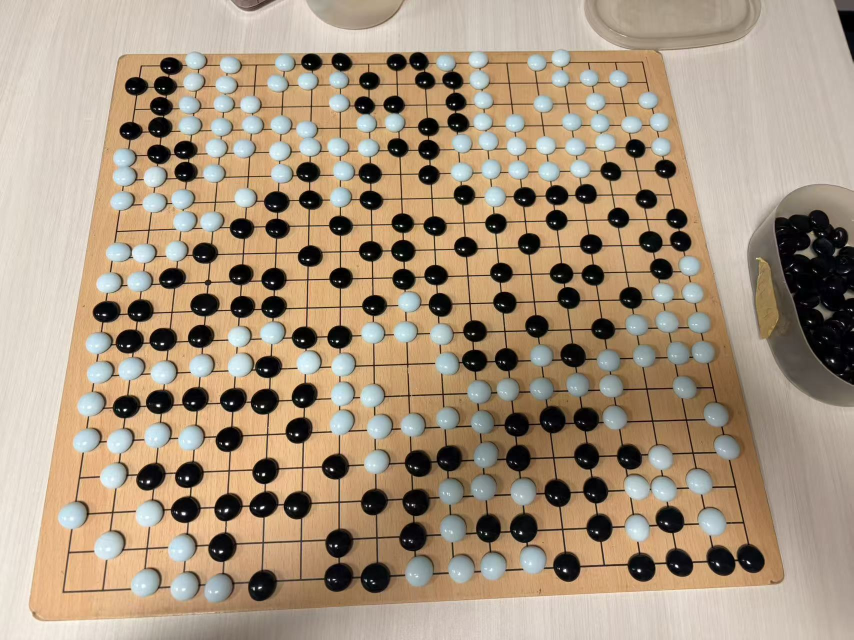
#> input picture example.jpg, 1707 x 1280 px (shown at 1/2 size)
$ python -i vision.py   (imports and definitions only)
#> lines starting #> are read from the running program, lines starting #| are printed output that depends on the picture
"""OpenCV board detection, projective correction and local stone recognition."""
from dataclasses import dataclass, field
from pathlib import Path
from typing import BinaryIO

import cv2
import numpy as np
from PIL import Image, ImageOps

from scoring import BLACK, WHITE, EMPTY

BOARD_PIXELS = 900
MARGIN = 64


@dataclass
class Recognition:
    board: np.ndarray
    corrected: np.ndarray
    corners: np.ndarray
    confidence: np.ndarray
    grid_quality: float | None = None
    warnings: list[str] = field(default_factory=list)


# [7 lines left out: function read_image, not called in this run]


def write_image(path: str | Path, image: np.ndarray) -> None:
    Image.fromarray(cv2.cvtColor(image, cv2.COLOR_BGR2RGB)).save(path)


def order_corners(points) -> np.ndarray:
    """Order a convex quadrilateral TL, TR, BR, BL (image orientation)."""
    points = np.asarray(points, dtype=np.float32)
    if points.shape != (4, 2) or not np.isfinite(points).all():
        raise ValueError("需要四个有效的 (x, y) 角点。")
    hull = cv2.convexHull(points).reshape(-1, 2)
    if len(hull) != 4 or abs(cv2.contourArea(hull)) < 100:
        raise ValueError("四角必须构成凸四边形，且不能重合或共线。")
    centre = hull.mean(axis=0)
    angles = np.arctan2(hull[:, 1] - centre[1], hull[:, 0] - centre[0])
    ordered = hull[np.argsort(angles)]
    return np.roll(ordered, -np.argmin(ordered.sum(axis=1)), axis=0).astype(np.float32)


def grid_coordinates(size: int) -> np.ndarray:
    return np.linspace(MARGIN, BOARD_PIXELS - MARGIN - 1, size)


def rectify(image: np.ndarray, corners) -> np.ndarray:
    corners = order_corners(corners)
    h, w = image.shape[:2]
    if np.any(corners < 0) or np.any(corners[:, 0] >= w) or np.any(corners[:, 1] >= h):
        raise ValueError("角点必须在图片范围内。")
    end = BOARD_PIXELS - MARGIN - 1
    target = np.float32([[MARGIN, MARGIN], [end, MARGIN], [end, end], [MARGIN, end]])
    matrix = cv2.getPerspectiveTransform(corners, target)
    return cv2.warpPerspective(image, matrix, (BOARD_PIXELS, BOARD_PIXELS),
                               flags=cv2.INTER_LINEAR, borderMode=cv2.BORDER_REPLICATE)


def _fit_axis(profile: np.ndarray, size: int) -> tuple[float, float, float]:
    """Fit a regularly spaced comb; require every line, not only a few peaks."""
    length = len(profile)
    baseline = float(np.percentile(profile, 45))
    scale = max(float(np.percentile(profile, 99)) - baseline, 0.035)
    signal = np.clip((profile - baseline) / scale, 0, 1.5)
    # Allow line width / interpolation error without moving the estimated line.
    signal = cv2.dilate(signal.astype(np.float32)[None, :], np.ones((1, 3), np.uint8))[0]
    indices = np.arange(size)
    best = (-1.0, 0.0, 0.0)
    for step in np.arange(length * .48 / (size - 1), (length - 6) / (size - 1), .35):
        starts = np.arange(3, length - 3 - step * (size - 1), 1.5)
        if not len(starts):
            continue
        positions = starts[:, None] + step * indices[None, :]
        sampled = signal[np.rint(positions).astype(int)]
        # Weak lines penalise harmonic fits and a crop containing only stones.
        values = sampled.mean(axis=1) * .6 + np.quantile(sampled, .2, axis=1) * .4
        k = int(np.argmax(values))
        candidate = float(values[k])
        if candidate > best[0]:
            best = (candidate, float(starts[k]), float(step))
    if best[0] <= 0:
        return 0.0, 0.0, (length - 1) / (size - 1)
    _, start, step = best
    # Refine below a pixel to avoid an accumulating last-line error.
    for s in np.arange(max(1, step - .5), step + .51, .05):
        starts = np.arange(max(1, start - 2), min(start + 2.01, length - 1 - s * (size - 1)), .2)
        if not len(starts):
            continue
        positions = starts[:, None] + s * indices[None, :]
        sampled = np.interp(positions.ravel(), np.arange(length), signal).reshape(-1, size)
        values = sampled.mean(axis=1) * .6 + np.quantile(sampled, .2, axis=1) * .4
        k = int(np.argmax(values))
        if values[k] > best[0]:
            best = (float(values[k]), float(starts[k]), float(s))
    return best


def _line_profiles(image: np.ndarray) -> tuple[np.ndarray, np.ndarray]:
    gray = cv2.cvtColor(image, cv2.COLOR_BGR2GRAY)
    binary = cv2.adaptiveThreshold(gray, 255, cv2.ADAPTIVE_THRESH_GAUSSIAN_C,
                                   cv2.THRESH_BINARY_INV, 41, 8)
    # Long kernels remove stones, text and most wood grain from line evidence.
    vertical = cv2.morphologyEx(binary, cv2.MORPH_OPEN, np.ones((65, 1), np.uint8))
    horizontal = cv2.morphologyEx(binary, cv2.MORPH_OPEN, np.ones((1, 65), np.uint8))
    return vertical.mean(axis=0) / 255, horizontal.mean(axis=1) / 255


def _candidate_quads(image: np.ndarray) -> list[np.ndarray]:
    h, w = image.shape[:2]
    candidates = [np.float32([[0, 0], [w - 1, 0], [w - 1, h - 1], [0, h - 1]])]
    gray = cv2.cvtColor(image, cv2.COLOR_BGR2GRAY)
    edges = cv2.Canny(cv2.GaussianBlur(gray, (5, 5), 0), 40, 120)
    # Board surface contours can provide the perspective even when the outer
    # grid is occluded. The lattice fit subsequently removes the wooden border.
    masks = [cv2.morphologyEx(edges, cv2.MORPH_CLOSE, np.ones((5, 5), np.uint8))]
    _, threshold = cv2.threshold(gray, 0, 255, cv2.THRESH_BINARY + cv2.THRESH_OTSU)
    masks.append(threshold)
    for mask in masks:
        contours, _ = cv2.findContours(mask, cv2.RETR_LIST, cv2.CHAIN_APPROX_SIMPLE)
        for contour in sorted(contours, key=cv2.contourArea, reverse=True)[:35]:
            if abs(cv2.contourArea(contour)) < w * h * .12:
                continue
            hull = cv2.convexHull(contour)
            polygon = cv2.approxPolyDP(hull, .025 * cv2.arcLength(hull, True), True)
            if len(polygon) == 4:
                candidates.append(order_corners(polygon.reshape(4, 2)))
    # Long line families give an alternative when a board has no visible rim.
    lines = cv2.HoughLinesP(edges, 1, np.pi / 720, 70,
                            minLineLength=min(h, w) * .22, maxLineGap=30)
    if lines is not None:
        vertical, horizontal = [], []
        for x1, y1, x2, y2 in lines.reshape(-1, 4):
            dx, dy = float(x2 - x1), float(y2 - y1)
            line = np.cross([float(x1), float(y1), 1.], [float(x2), float(y2), 1.])
            if abs(dy) > abs(dx) * 1.4:
                x_mid = -(line[1] * h / 2 + line[2]) / line[0]
                vertical.append((x_mid, line))
            elif abs(dx) > abs(dy) * 1.4:
                y_mid = -(line[0] * w / 2 + line[2]) / line[1]
                horizontal.append((y_mid, line))
        if len(vertical) >= 4 and len(horizontal) >= 4:
            vertical.sort(key=lambda x: x[0])
            horizontal.sort(key=lambda x: x[0])
            # Extremes and trimmed extremes handle an occasional background edge.
            for trim in (0, .08):
                vi, hi = int(len(vertical) * trim), int(len(horizontal) * trim)
                left, right = vertical[vi][1], vertical[-1 - vi][1]
                top, bottom = horizontal[hi][1], horizontal[-1 - hi][1]
                points = []
                for a, b in ((left, top), (right, top), (right, bottom), (left, bottom)):
                    p = np.cross(a, b)
                    if abs(p[2]) < 1e-6:
                        break
                    points.append(p[:2] / p[2])
                if len(points) == 4:
                    try:
                        quad = order_corners(points)
                        if (quad[:, 0] >= 0).all() and (quad[:, 0] < w).all() and (quad[:, 1] >= 0).all() and (quad[:, 1] < h).all():
                            candidates.append(quad)
                    except ValueError:
                        pass
    unique = []
    for quad in candidates:
        if not any(np.max(np.abs(quad - old)) < 10 for old in unique):
            unique.append(quad)
    return unique[:16]


def detect_corners(image: np.ndarray, size: int = 19) -> tuple[np.ndarray, float]:
    if size not in (9, 13, 19):
        raise ValueError("支持 9、13、19 路棋盘。")
    h, w = image.shape[:2]
    ratio = min(1., 1100 / max(h, w))
    small = cv2.resize(image, None, fx=ratio, fy=ratio) if ratio < 1 else image
    side = 760
    target = np.float32([[0, 0], [side - 1, 0], [side - 1, side - 1], [0, side - 1]])
    best = None
    for quad in _candidate_quads(small):
        transform = cv2.getPerspectiveTransform(quad, target)
        warped = cv2.warpPerspective(small, transform, (side, side))
        px, py = _line_profiles(warped)
        qx, x0, dx = _fit_axis(px, size)
        qy, y0, dy = _fit_axis(py, size)
        quality = min(qx, qy)
        lattice = np.float32([[x0, y0], [x0 + dx * (size - 1), y0],
                              [x0 + dx * (size - 1), y0 + dy * (size - 1)],
                              [x0, y0 + dy * (size - 1)]])
        corners = cv2.perspectiveTransform(lattice[None], np.linalg.inv(transform))[0] / ratio
        if best is None or quality > best[0]:
            best = (quality, corners)
    if best is None or best[0] < .40:
        raise ValueError("无法可靠定位完整网格。请选择正确路数，并使用“手动四角”标定最外侧四个交点。")
    return order_corners(best[1]), float(best[0])


def _search_offset_stone(lab: np.ndarray, x: int, y: int, step: float,
                         background: np.ndarray, sensitivity: float) -> tuple[int, float] | None:
    """Search candidate centres only inside +/- one third of a grid interval.

    Require a mostly uniform stone-sized disk, not just a dark/bright fragment.
    A neighbouring stone's edge can otherwise win a shifted colour comparison.
    Pale white stones additionally need a circular rim, since empty pale board
    pixels have essentially the same colour as the stone.
    """
    limit = int(np.floor(step / 3))
    offsets = np.unique(np.rint(np.linspace(-limit, limit, 5)).astype(int))
    radius = int(np.ceil(step * .55))
    yy, xx = np.mgrid[-radius:radius + 1, -radius:radius + 1] / step
    distance = np.hypot(xx, yy)
    disk = (distance > .12) & (distance < .31)
    background_chroma = np.linalg.norm(background[1:] - 128)
    # Rays away from grid-line directions distinguish a round rim from a cross.
    angles = np.linspace(0, 2 * np.pi, 40, endpoint=False)
    angles = angles[(np.abs(np.cos(angles)) > .23) & (np.abs(np.sin(angles)) > .23)]
    radii = np.linspace(.34, .54, 12)
    ray_x = np.rint(radius + step * np.cos(angles)[:, None] * radii).astype(int)
    ray_y = np.rint(radius + step * np.sin(angles)[:, None] * radii).astype(int)
    best = None
    best_rank = -1.
    for dy in offsets:
        for dx in offsets:
            cx, cy = x + int(dx), y + int(dy)
            patch = lab[cy - radius:cy + radius + 1, cx - radius:cx + radius + 1]
            pixels = patch[disk]
            middle = np.median(pixels, axis=0)
            delta = middle[0] - background[0]
            chroma_gain = max(0., background_chroma - np.linalg.norm(middle[1:] - 128))
            black_strength = -delta / 45 * sensitivity
            white_strength = max(delta / 28, (delta + chroma_gain * 1.6) / 34) * sensitivity
            black_coverage = float(np.mean(pixels[:, 0] < background[0] - 35 / sensitivity))
            white_pixels = (pixels[:, 0] - background[0]
                            + np.maximum(0., background_chroma - np.linalg.norm(pixels[:, 1:] - 128, axis=1)) * 1.6)
            white_coverage = float(np.mean(white_pixels > 28 / sensitivity))
            if background_chroma < 7 and np.linalg.norm(middle[1:] - 128) < 5 and middle[0] > 90:
                pale_coverage = float(np.mean(pixels[:, 0] > background[0] - 14))
                rim_coverage = float(np.mean(np.min(patch[ray_y, ray_x, 0], axis=1) < middle[0] - 20 / sensitivity))
                if pale_coverage >= .9 and rim_coverage >= .8:
                    white_coverage = max(white_coverage, pale_coverage)
                    white_strength = max(white_strength, 2 * rim_coverage)
            for label, strength, coverage in ((BLACK, black_strength, black_coverage),
                                               (WHITE, white_strength, white_coverage)):
                if strength <= 1.15 or coverage < .85:
                    continue
                certainty = float(np.clip((strength - 1) / 1.5, 0, 1))
                # Prefer complete disks and use distance only as a tie-breaker.
                rank = min(strength, 3.) * coverage - .015 * np.hypot(dx, dy) / step
                if rank > best_rank:
                    best_rank = rank
                    best = (label, min(certainty, coverage))
    return best


def classify_stones(corrected: np.ndarray, size: int, sensitivity: float = 1.) -> tuple[np.ndarray, np.ndarray]:
    """Compare off-line centre pixels against nearby diagonal board samples.

    Mask out grid lines and star points; robust percentiles tolerate small
    highlights. Chroma separation helps white stones on a warm wooden board.
    Uncertain intersections are re-examined within +/- one third of a grid
    interval on each axis. Confidence is a review aid, not a probability.
    """
    if size not in (9, 13, 19):
        raise ValueError("支持 9、13、19 路棋盘。")
    if not .5 <= sensitivity <= 2:
        raise ValueError("灵敏度必须在 0.5 到 2 之间。")
    grid = grid_coordinates(size)
    step = grid[1] - grid[0]
    lab = cv2.cvtColor(corrected, cv2.COLOR_BGR2LAB).astype(float)
    radius = int(step * .70)
    yy, xx = np.mgrid[-radius:radius + 1, -radius:radius + 1] / step
    distance = np.hypot(xx, yy)
    # Avoid cross lines and central hoshi dots, without sampling adjacent stones.
    centre_mask = (distance < .34) & (distance > .15) & (np.abs(xx) > .075) & (np.abs(yy) > .075)
    background_mask = (distance > .57) & (distance < .70) & (np.abs(xx) > .20) & (np.abs(yy) > .20)
    padding = radius + int(np.ceil(step / 3)) + 2
    padded = cv2.copyMakeBorder(lab, padding, padding, padding, padding, cv2.BORDER_REFLECT_101)
    board = np.zeros((size, size), dtype=np.uint8)
    confidence = np.zeros((size, size), dtype=float)
    narrow = ((np.abs(xx) < .055) & (np.abs(yy) < .30)) | ((np.abs(yy) < .055) & (np.abs(xx) < .30))
    thin_cross = ((np.abs(xx) < .5 / step) & (np.abs(yy) < .30)) | ((np.abs(yy) < .5 / step) & (np.abs(xx) < .30))
    uncertain = []
    for row, y in enumerate(grid):
        for col, x in enumerate(grid):
            x, y = round(x), round(y)
            cx, cy = x + padding, y + padding
            patch = padded[cy - radius:cy + radius + 1, cx - radius:cx + radius + 1]
            centre = patch[centre_mask]
            background = patch[background_mask]
            # Nearby diagonals lie in gaps between stones. Median reduces the
            # effect of an adjacent stone shadow, grid remnants, or wood grain.
            bg = np.median(background, axis=0)
            middle = np.median(centre, axis=0)
            delta = middle[0] - bg[0]
            chroma_gain = np.linalg.norm(bg[1:] - 128) - np.linalg.norm(middle[1:] - 128)
            dark_fraction = np.mean(centre[:, 0] < bg[0] - 35 / sensitivity)
            black_strength = max(-delta / 45, dark_fraction / .65 if delta < -22 else 0)
            white_strength = max(delta / 28, (delta + max(0, chroma_gain) * 1.6) / 34)
            # A white disk also covers the grid across its centre. This catches
            # pure white stones on a very pale screenshot with little contrast.
            line_mask, trace = narrow, thin_cross
            if row in (0, size - 1) or col in (0, size - 1):
                valid = np.ones_like(distance, dtype=bool)
                if row == 0:
                    valid &= yy >= 0
                elif row == size - 1:
                    valid &= yy <= 0
                if col == 0:
                    valid &= xx >= 0
                elif col == size - 1:
                    valid &= xx <= 0
                line_mask, trace = narrow & valid, thin_cross & valid
            line_light = float(np.percentile(patch[:, :, 0][line_mask], 25))
            pale_surface = np.linalg.norm(bg[1:] - 128) < 7 and np.linalg.norm(middle[1:] - 128) < 5
            flat_white = pale_surface and middle[0] > 90 and delta > -12 and line_light > middle[0] - 14
            if black_strength * sensitivity > 1:
                label, strength = BLACK, black_strength * sensitivity
            elif white_strength * sensitivity > 1 or flat_white:
                label = WHITE
                strength = max(white_strength * sensitivity, 1.3 if flat_white else 0)
            else:
                label = EMPTY
                strength = max(black_strength, white_strength) * sensitivity
            board[row, col] = label
            confidence[row, col] = np.clip((strength - 1) / 1.5 if label else (1 - strength), 0, 1)
            # A median can hide a displaced disk or combine the brightness of
            # wood with the chroma of a black stone's highlight. Use pixel-level
            # disagreement to flag these apparently confident classifications.
            pixel_chroma = np.linalg.norm(centre[:, 1:] - 128, axis=1)
            white_pixels = centre[:, 0] - bg[0] + np.maximum(0., np.linalg.norm(bg[1:] - 128) - pixel_chroma) * 1.6
            white_fraction = np.mean(white_pixels > 28 / sensitivity)
            conflicting_colour = (label == WHITE and dark_fraction > .18) or (label == BLACK and white_fraction > .18)
            partial_stone = label == EMPTY and (dark_fraction > .18 or white_fraction > .18)
            partial_pale_rim = label == EMPTY and pale_surface and dark_fraction > .035
            # Outward rays were removed above: wood border is not a grid line
            # that a pale stone might have covered.
            partial_grid_cover = (label == EMPTY and pale_surface
                                  and np.mean(patch[:, :, 0][trace] > middle[0] - 14) > .18)
            if conflicting_colour or partial_stone or partial_pale_rim or partial_grid_cover:
                confidence[row, col] = min(confidence[row, col], .2)
            if confidence[row, col] < .25:
                uncertain.append((row, col, cx, cy, bg))
    # A second pass leaves confident initial classifications untouched.
    for row, col, x, y, bg in uncertain:
        candidate = _search_offset_stone(padded, x, y, step, bg, sensitivity)
        if candidate is not None and candidate[1] > confidence[row, col]:
            board[row, col], confidence[row, col] = candidate
    return board, confidence


def recognize(image: np.ndarray, size: int = 19, corners=None, sensitivity: float = 1.) -> Recognition:
    quality = None
    if corners is None:
        corners, quality = detect_corners(image, size)
    corrected = rectify(image, corners)
    board, confidence = classify_stones(corrected, size, sensitivity)
    warnings = []
    if quality is not None and quality < .65:
        warnings.append("网格匹配较弱，请核对四角和棋子；必要时手动标定。")
    uncertain = int(np.count_nonzero(confidence < .25))
    if uncertain:
        warnings.append(f"{uncertain} 个交点识别把握较低，请核对橙色标记。")
    return Recognition(board, corrected, order_corners(corners), confidence, quality, warnings)

>>> import cv2
>>> picture = cv2.cvtColor(cv2.imread('example.jpg'), cv2.COLOR_BGR2RGB)
>>> result = recognize(picture)
#> in detect_corners, `small = cv2.resize(image, None, fx=ratio, fy=ratio) if ratio < 1 else ..`:
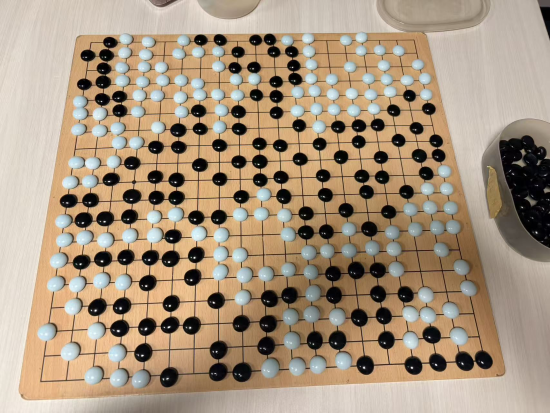
#> small: shape (825, 1100, 3) (shown at 1/2 size); mean R, G, B 168.6, 149.3, 126.8
#> in _candidate_quads, `h, w = image.shape[:2]`: h = 825; w = 1100
#> in _candidate_quads, `candidates = [np.float32([[0, 0], [w - 1, 0], [w - 1, h - 1], [0, h - ..`: candidates = [[[0, 0], [1099, 0], [1099, 824], [0, 824]]]
#> in _candidate_quads, `gray = cv2.cvtColor(image, cv2.COLOR_BGR2GRAY)`:
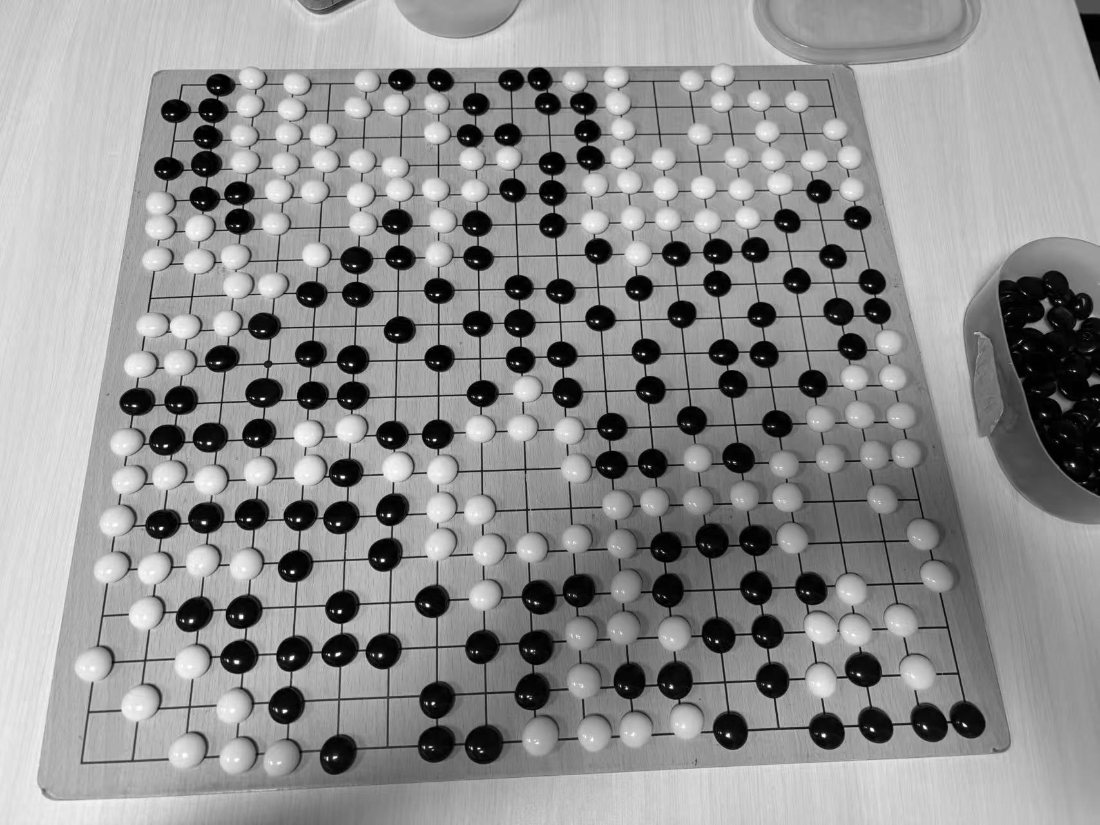
#> gray: shape (825, 1100); min 0, max 255, mean 144.8
#> (the rest of the program and of its run is left out)
